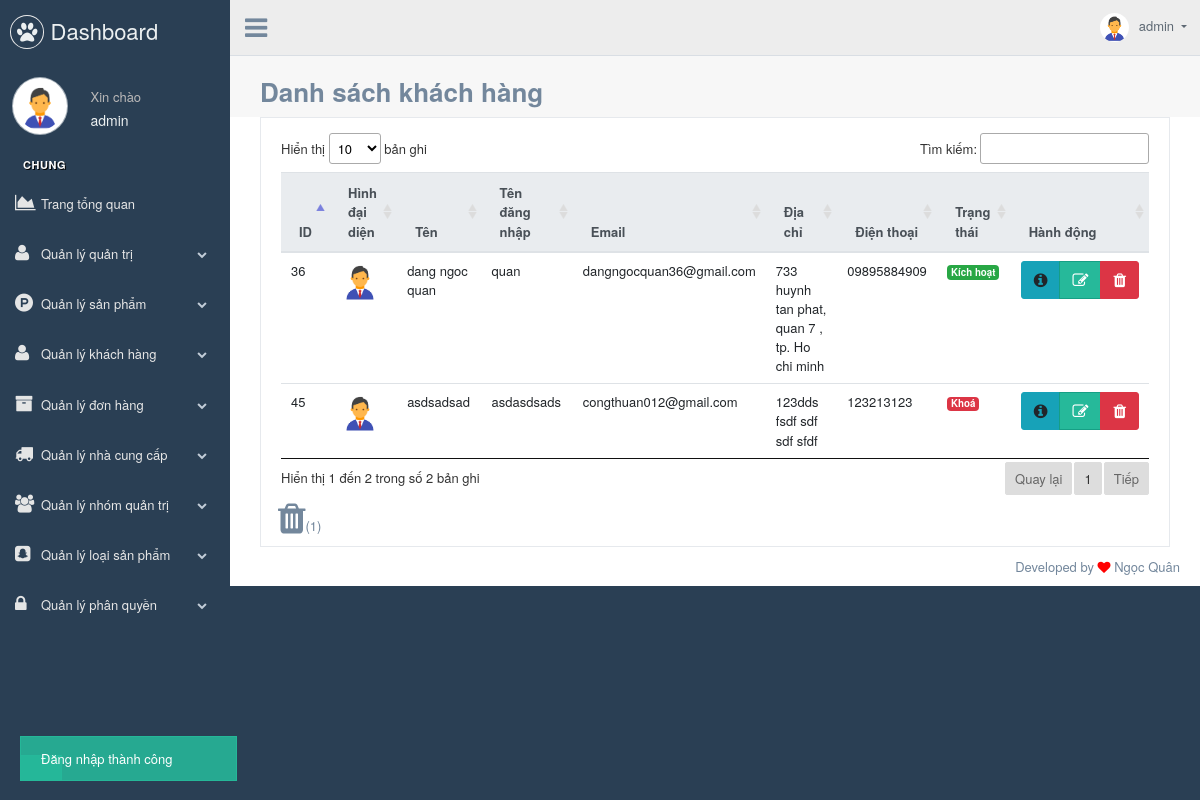
Page /index.php?controller=user&action=index (signed in) on the committed database.
### tables this page shows
CREATE TABLE `functions`  (
  `id` int(11) NOT NULL AUTO_INCREMENT,
  `ten` varchar(255) NULL DEFAULT NULL,
  `lienket` varchar(255) NULL DEFAULT NULL,
  `macha` int(11) NULL DEFAULT 0,
  `hienthimenu` int(11) NULL DEFAULT 1,
  `icon_menu` varchar(255) NULL DEFAULT NULL,
  `trangthai` int(11) NOT NULL DEFAULT 1,
  `allow` int(11) NOT NULL DEFAULT 0,
  `created_at` datetime(0) NULL DEFAULT NULL ON UPDATE CURRENT_TIMESTAMP(0),
  `updated_at` datetime(0) NULL DEFAULT NULL,
  PRIMARY KEY (`id`) USING BTREE
);

CREATE TABLE `users`  (
  `id` int(11) NOT NULL AUTO_INCREMENT,
  `fullname` varchar(255) NULL DEFAULT NULL,
  `username` varchar(255) NULL DEFAULT NULL,
  `email` varchar(255) NULL DEFAULT NULL,
  `password` varchar(255) NULL DEFAULT NULL,
  `address` varchar(255) NULL DEFAULT NULL,
  `hinhdaidien` varchar(255) NULL DEFAULT NULL,
  `tel` varchar(255) NULL DEFAULT NULL,
  `remember_token` varchar(255) NULL DEFAULT NULL,
  `reset_token` varchar(255) NULL DEFAULT NULL,
  `trangthai` int(11) NULL DEFAULT NULL,
  `created_at` datetime(0) NULL DEFAULT NULL,
  `updated_at` datetime(0) NULL DEFAULT NULL,
  `deleted_at` datetime(0) NULL DEFAULT NULL,
  PRIMARY KEY (`id`) USING BTREE
);

### controllers/controller.php (called while the page is built, shortened)
<?php
class controller
{
    function __construct()
    {
        if(islogin())
        {
            $this->role = new role();
            $this->parent_menu = $this->role->get_functionsforuser(0,$_SESSION['login_id']);
        }
    }
	function view( $views,$data=[],$layout = 'layout')
	{
		include "views/$layout.php";
	}
}

### controllers/usercontroller.php (called while the page is built, shortened)
<?php
class usercontroller extends controller
{
	function index() {
		$page = [
			'title'	=>	'Danh sách khách hàng',
		];
		$nguoidung = (new user())->get();
		$usertrash = (new user())->trash();
		$this->view('views/nguoidung/danhsachnguoidung',[
			'page'		=>	$page,
			'nguoidung'	=>	$nguoidung,
			'usertrash'	=> 	$usertrash
		]);
	}
}

### system/libs/functions.php (called while the page is built, shortened)
<?php
function href($controller,$action,$params=[])
{
  $ext = '';
  foreach ($params as $key => $value) {
    $ext .="&$key=$value";
  }
  return "http://localhost/admin/index.php?controller={$controller}&action={$action}{$ext}";
}
function asset($link) {
  $base_link = 'public/'. $link;
  if($base_link === 'public/') {
    return $base_link = '';
  } else {
    return $base_link;
  }
}

### system/autoload.php (called while the page is built, shortened)
<?php
include 'system/libs/functions.php';
spl_autoload_register(function($classname){
	$pathsystem = 'system/db/' . $classname . '.php';
	$pathlibs = 'system/libs/' . $classname . '.php';
	$pathcontroller = 'controllers/' . $classname . '.php';
	$pathmodels = 'models/' . $classname . '.php';
});

### system/db/database.php (called while the page is built, shortened)
<?php
class database
{
	var $sql,$pdo,$statement;
	function __construct() {
		try
		{
			$option = [PDO::ATTR_ERRMODE=>PDO::ERRMODE_EXCEPTION];
			$this->pdo = new PDO('mysql:host='.HOST.';port='.PORT.';dbname='.DBNAME,USERNAME,PASSWORD,$option);
			$this->pdo->query('set names utf8');
		}catch(PDOException $ex) {
			echo "Không thể kết nối được ___" . $ex->getMessage();
		}
	}
	function setquery($sql)
	{
		$this->sql = $sql;
		return $this;
	}
	function loadrows($params = [])
	{
		try {
			$this->statement = $this->pdo->prepare($this->sql);
			$this->statement->execute($params);
			return $this->statement->fetchAll(PDO::FETCH_OBJ);
		} catch (PDOException $ex) {
			echo "Thực thi xảy ra lỗi ____" . $ex->getMessage();
		}
	}
}

### models/model.php (called while the page is built, shortened)
<?php
class model extends database
{
	var $table;
	function __construct() {
		parent::__construct();
	}
	function get() {
		return $this->setquery('SELECT * FROM `'.$this->table.'` WHERE trangthai!=0')->loadrows();
	}
	function trash() {
		$sql = 'SELECT * FROM `'.$this->table.'` WHERE trangthai=0';
		return $this->setquery($sql)->loadrows();
	}
}

### models/role.php (called while the page is built, shortened)
<?php
class role extends model
{
    function __construct() {
        parent::__construct();
        $this->table = 'privileges';
    }
    function get_functionsforuser($parent_id = 0,$uid)
    {
        return $this->loadrows([$uid,$parent_id]);
    }
}

### models/user.php (called while the page is built, shortened)
<?php
class user extends model
{
	function __construct() {
		parent::__construct();
		$this->table = 'users';
	}
}

### views/widgets/menufooter.php (the view, shortened to what this page needs)
 <div class="col-md-3 left_col">
  <div class="left_col scroll-view">
    <div class="navbar nav_title" style="border: 0;">
      <a href="<?=href('hethong','index')?>" class="site_title"><i class="fa fa-paw"></i> <span>Dashboard</span></a>
    </div>
    <div class="profile clearfix">
      <div class="profile_pic">
        <img src="<?=asset($_SESSION['login_avt']??'images/no-image.png')?>" alt="..." style="height: 58px;" class="img-circle profile_img">
      </div>
      <div class="profile_info">
        <span>Xin chào <h2><?=$_SESSION['login_name']??''?></h2></span>
      </div>
    </div>
    <?php include('views/extension/notification-message.php') ?>
    <div id="sidebar-menu" class="main_menu_side hidden-print main_menu">
      <div class="menu_section">
        <h3>Chung</h3>
        <ul class="nav side-menu">
          <li><a href="<?=href('hethong','index')?>"><i class="fa fa-area-chart" aria-hidden="true"></i>Trang tổng quan</a></li>
          <?php
          if($this->parent_menu){
            foreach($this->parent_menu as $menu)
            {
              ?>
              <li><a disabled="disabled"><?=$menu->icon_menu??''?><?=$menu->ten?> <span class="fa fa-chevron-down"></span></a>
              </li>
              <?php
            }
          }
          else{
            echo  '<div class="navbar nav_title">
                    <a><i style="padding-left: 14px;" class="fa fa-question-circle" aria-hidden="true"></i>&nbsp;&nbsp;Contact admin for support</a>
                  </div>';
          }
          ?>
        </ul>
      </div>
    </div>
  </div>
</div>

### views/nguoidung/danhsachnguoidung.php (shortened to what this page needs)
<div class="col-md-12 col-sm-12  ">
	<div class="x_panel">
		<div class="x_content">
			<div class="table-responsive">
				<div class="table-responsive">
					<table class="table table-hover" id="table-user-list">
						<thead class="thead-light">
							<tr>
								<th scope="col">ID</th>
								<th scope="col">Hình đại diện</th>
								<th scope="col">Tên</th>
								<th scope="col">Tên đăng nhập</th>
								<th scope="col">Email</th>
								<th scope="col">Địa chỉ</th>
								<th scope="col">Điện thoại</th>
								<th scope="col" >Trạng thái</th>
								<th scope="col">Hành động</th>
							</tr>
						</thead>
						<tbody>
							<?php foreach ($nguoidung as $uservalue): ?>
								<tr>
									<td><?=$uservalue->id??''?></td>
									<td><img src="<?=asset($uservalue->hinhdaidien?$uservalue->hinhdaidien:'images/no-image.png')?>" style="width:40px; border-radius: 4px;" alt=""></td>
									<td><?=$uservalue->fullname??''?></td>
									<td><?=$uservalue->username??''?></td>
									<td><?=$uservalue->email??''?></td>
									<td><?=$uservalue->address??''?></td>
									<td><?=$uservalue->tel??''?></td>
									<td ><?=$uservalue->trangthai==1?'<span class="badge badge-success">Kích hoạt</span>':'<span class="badge badge-danger">Khoá</span>'?></td>
									<td>
										<div class="btn-group" role="group" >
											<a type="button" data-id="<?=$uservalue->id??''?>" id="" class="btn btn-info waves-effect waves-light button_info" title="Hello World!" data-toggle="modal" data-target="#"><i class="fa fa-info-circle" aria-hidden="true"></i></a>
											<a type="button" href="<?=href('user','edit',['id' => $uservalue->id])?>" class="btn btn-success waves-effect waves-light" ><i class="fa fa-pencil-square-o" aria-hidden="true"></i></a>
											<a type="button" name="needDelete" href="<?=href('user','delete',['id' => $uservalue->id])?>" onclick="return confirm('Bạn muốn xoá `<?=$uservalue->username??''?>`?');" class="btn btn-danger waves-effect waves-light btn-delete" data-id="" data-title=""><i class="fa fa-trash" aria-hidden="true"></i></a>
										</div>
									</td>
								</tr>
							<?php endforeach ?>
						</tbody>
					</table>
				</div>
			</div>
		</div>
		<a data-toggle="tooltip" title="Thùng rác"><i class="fa fa-trash" data-toggle="collapse" data-target="#collapseExample" aria-controls="collapseExample" aria-hidden="true" style="font-size: 35px; cursor: pointer;"></i>(<?=count($usertrash)?>)</a>
	</div>
</div>

### views/extension/notification-message.php (style rules this page uses)
.alert.alert-success { text-align:center; position: fixed; left: 20px; border-radius: 0px; }

### rows in the picture
functions: ten "Quản lý quản trị"
functions: ten "Quản lý sản phẩm"
functions: ten "Quản lý khách hàng"
functions: ten "Quản lý đơn hàng"
functions: ten "Quản lý nhà cung cấp"
functions: ten "Quản lý nhóm quản trị"
functions: ten "Quản lý loại sản phẩm"
functions: ten "Quản lý phân quyền"
users: id "36", hinhdaidien (picture), fullname "dang ngoc quan", username "quan", email "dangngocquan36@gmail.com", address "733 huynh tan phat, quan 7 , tp. Ho chi minh", tel "09895884909", trangthai "Kích hoạt"
users: id "45", hinhdaidien (picture), fullname "asdsadsad", username "asdasdsads", email "congthuan012@gmail.com", address "123dds fsdf sdf sdf sfdf", tel "123213123", trangthai "Khoá"

### other values in the picture
$_SESSION['login_name'] "admin"
$_SESSION['redirect_thongbao'] "Đăng nhập thành công"
$page['title'] "Danh sách khách hàng"
count($usertrash) "1"
